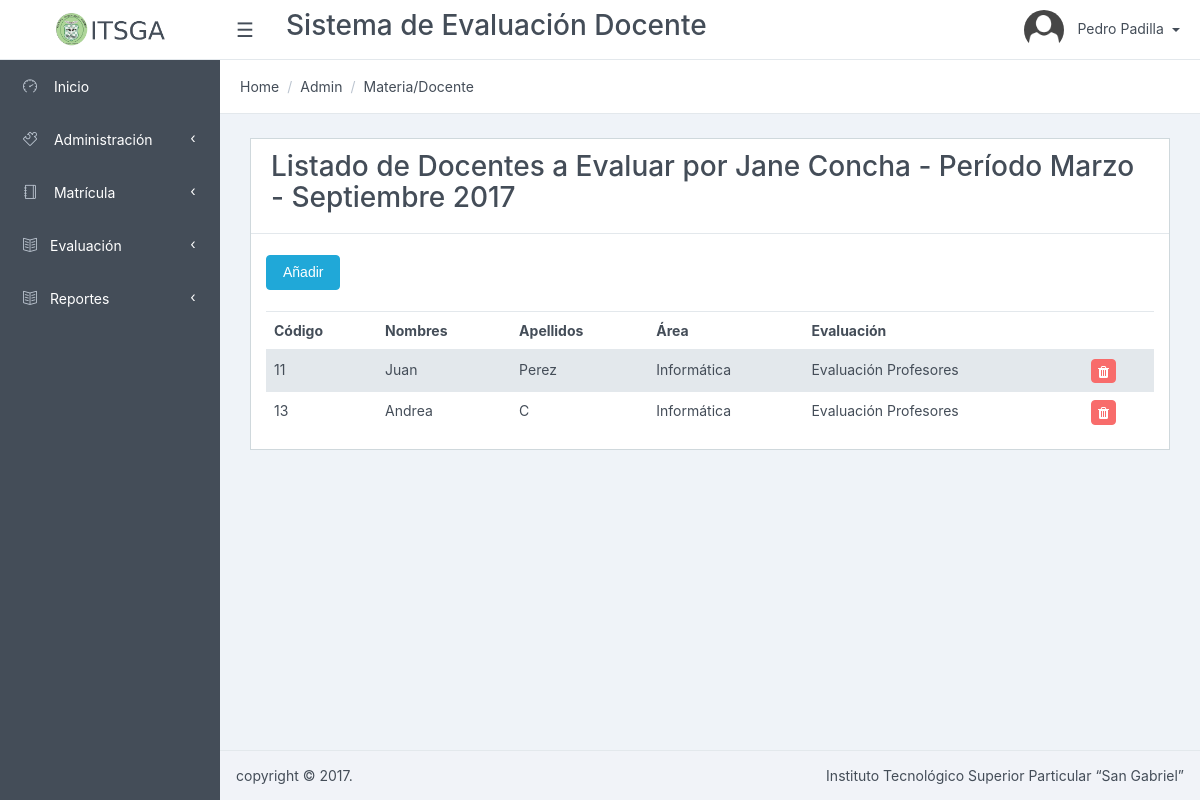
Page /Matricula/listarDocentes/5 (signed in) on the earlier database version.
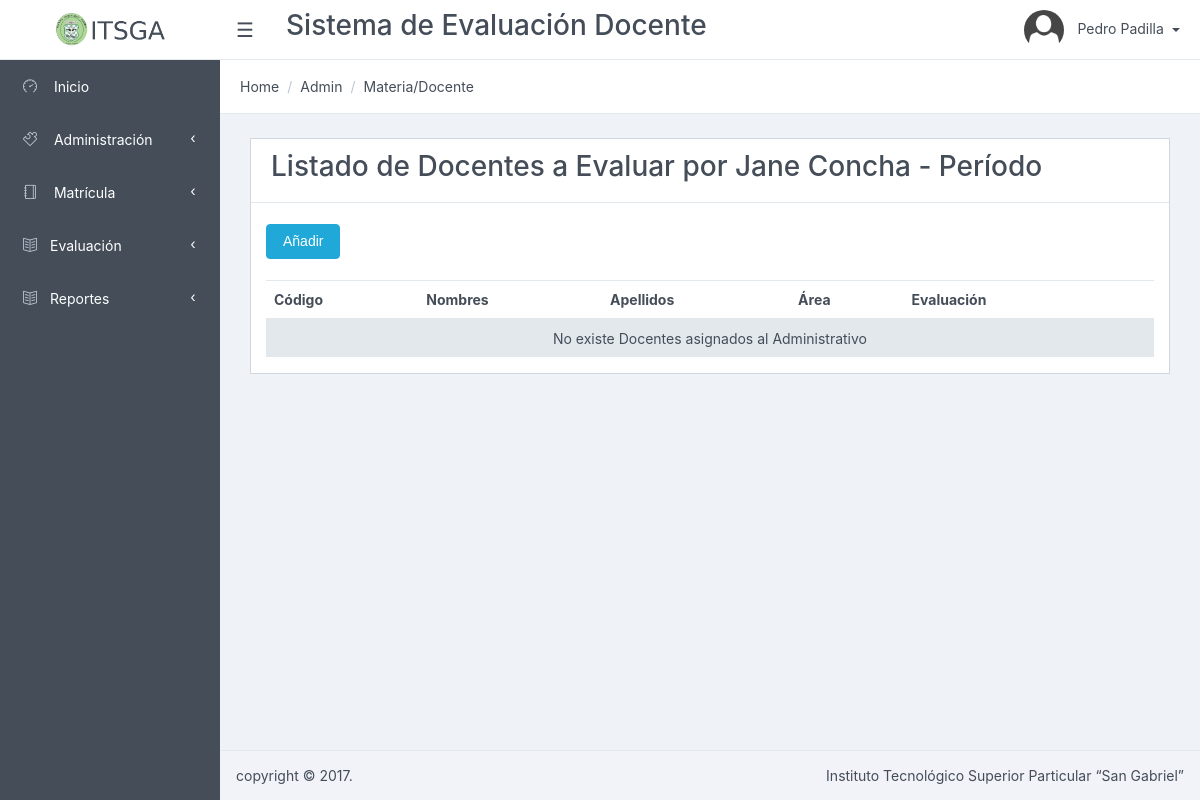
Same page on the later database version.
### tables this page shows
CREATE TABLE `periodo` (
  `periodo_id` int(11) NOT NULL AUTO_INCREMENT,
  `nombre` varchar(256) NOT NULL,
  `descripcion` varchar(512) DEFAULT NULL,
  `estado` tinyint(1) NOT NULL DEFAULT '1',
  PRIMARY KEY (`periodo_id`)
);

CREATE TABLE `usuario` (
  `usuario_id` int(11) NOT NULL AUTO_INCREMENT,
  `cedula` varchar(10) NOT NULL,
  `nombres` varchar(128) NOT NULL,
  `apellidos` varchar(128) NOT NULL,
  `password` varchar(45) NOT NULL,
  `direccion` varchar(512) DEFAULT NULL,
  `telefono` varchar(10) DEFAULT NULL,
  `celular` varchar(10) DEFAULT NULL,
  `email` varchar(512) DEFAULT NULL,
  `estado` tinyint(1) NOT NULL DEFAULT '1',
  `tipo_usuario_id` int(11) NOT NULL,
  `especialidad_id` int(11) DEFAULT NULL,
  PRIMARY KEY (`usuario_id`),
  KEY `fk_usuario_tipo_usuario` (`tipo_usuario_id`),
  CONSTRAINT `fk_usuario_tipo_usuario` FOREIGN KEY (`tipo_usuario_id`) REFERENCES `tipo_usuario` (`tipo_usuario_id`) ON DELETE NO ACTION ON UPDATE NO ACTION
);

CREATE TABLE `docente_evaluacion` (
  `docente_evaluacion_id` int(11) NOT NULL AUTO_INCREMENT,
  `administrativo_id` int(11) NOT NULL,
  `docente_id` int(11) NOT NULL,
  `evaluacion_id` int(11) NOT NULL,
  `periodo_id` int(11) NOT NULL,
  `fecha_evaluacion` date DEFAULT NULL,
  `activo` tinyint(4) NOT NULL DEFAULT '1',
  PRIMARY KEY (`docente_evaluacion_id`),
  KEY `fk_docente_evaluacion_1_idx` (`administrativo_id`),
  KEY `fk_docente_evaluacion_2_idx` (`docente_id`),
  KEY `fk_docente_evaluacion_3_idx` (`evaluacion_id`),
  KEY `fk_docente_evaluacion_4_idx` (`periodo_id`),
  CONSTRAINT `fk_docente_evaluacion_1` FOREIGN KEY (`administrativo_id`) REFERENCES `usuario` (`usuario_id`) ON DELETE NO ACTION ON UPDATE NO ACTION,
  CONSTRAINT `fk_docente_evaluacion_2` FOREIGN KEY (`docente_id`) REFERENCES `usuario` (`usuario_id`) ON DELETE NO ACTION ON UPDATE NO ACTION,
  CONSTRAINT `fk_docente_evaluacion_3` FOREIGN KEY (`evaluacion_id`) REFERENCES `evaluacion` (`evaluacion_id`) ON DELETE NO ACTION ON UPDATE NO ACTION,
  CONSTRAINT `fk_docente_evaluacion_4` FOREIGN KEY (`periodo_id`) REFERENCES `periodo` (`periodo_id`) ON DELETE NO ACTION ON UPDATE NO ACTION
);

CREATE TABLE `especialidad` (
  `especialidad_id` int(11) NOT NULL AUTO_INCREMENT,
  `nombre` varchar(256) NOT NULL,
  `seccion_id` int(11) NOT NULL,
  `descripcion` varchar(512) DEFAULT NULL,
  `estado` tinyint(1) DEFAULT '1',
  PRIMARY KEY (`especialidad_id`),
  KEY `fk_especialidad_seccion1` (`seccion_id`),
  CONSTRAINT `fk_especialidad_seccion1` FOREIGN KEY (`seccion_id`) REFERENCES `seccion` (`seccion_id`) ON DELETE NO ACTION ON UPDATE NO ACTION
);

CREATE TABLE `evaluacion` (
  `evaluacion_id` int(11) NOT NULL AUTO_INCREMENT,
  `nombre` varchar(256) NOT NULL,
  `descripcion` varchar(1024) NOT NULL,
  `estado` tinyint(1) NOT NULL DEFAULT '1',
  PRIMARY KEY (`evaluacion_id`)
);

### app/controllers/MatriculaController.php (called while the page is built, shortened)
<?php
require_once (PATH_MODELS . "/MatriculaModel.php");
class MatriculaController {
	public function listarDocentes(){
		$model = new MatriculaModel();
		$administrativo = $model->getAdministrativoById();
		$periodo = $model->getPeriodoActivo();
		$items = $model->getDocentes();
		require_once PATH_VIEWS."/Matricula/view.listDocentes.php";
	}
}

### index.php (called while the page is built, shortened)
<?php
if(isset($_GET['action'])){
	$redirect = ($_GET['action']!='')?$_GET['action']:"listar";
}
$controller = new $controllerName();
$controller->$redirect();
?>

### public/views/Matricula/index.php (called while the page is built, shortened)
<?php
require_once("../../../index.php");
?>

### app/models/MatriculaModel.php (called while the page is built, shortened)
<?php
require_once(PATH_MODELS."/BaseModel.php");
class MatriculaModel {
	public function getPeriodoActivo(){
		$model = new BaseModel();
		$sql = "select * from periodo
				where estado=1";
		return $model->execSql($sql, array(),true)[0];
	}
	public function getAdministrativoById(){
		$model = new BaseModel();
		$itemId = isset($_POST['id'])?$_POST['id']:$_GET['id'];
		$sql = "select *, usuario_id as id
				from usuario where tipo_usuario_id=4 and usuario_id=".$itemId;
		return $model->execSql($sql, array(),true)[0];
	}
	public function getDocentes()
	{
		$item = $_GET['id'];
		$model = new BaseModel();
		if($item > 0){
			$sql = "select de.docente_evaluacion_id, u.nombres, u.apellidos, e.nombre as area , ev.nombre as evaluacion
				from usuario as u
				inner join docente_evaluacion as de on de.docente_id = u.usuario_id
				inner join especialidad as e on e.especialidad_id = u.especialidad_id
				inner join periodo as p on p.periodo_id = de.periodo_id
				inner join evaluacion as ev on ev.evaluacion_id = de.evaluacion_id
				where p.estado = 1 and de.administrativo_id=".$item;
			$result = $model->execSql($sql, array(), true);
		}
		return $result;
	}
}

### app/models/BaseModel.php (called while the page is built, shortened)
<?php
class BaseModel {
	private $pdo;
	private function openConexion() {
		try {
			$this->pdo = new PDO ( 'mysql:host=' . HOSTNAME_DATABASE . ';dbname=' . DATABASE . ';charset=utf8', USERNAME, PASSWORD );
			$this->pdo->setAttribute ( PDO::ATTR_ERRMODE, PDO::ERRMODE_EXCEPTION );
		} catch ( Exception $e ) {
			die ( $e->getMessage () );
		}
	}
	private function closeConexion() {
		$this->pdo = null;
	}
	public function execSql($sql, $parameters, $list = false, $obtainId = false) {
		try {
			$stm = $this->pdo->prepare ( $sql );
			$stm->execute ( $parameters );
			if ($obtainId) {
				$result = $this->pdo->lastInsertId ();
			} else {
				if ($list) {
					$result = $stm->fetchAll ( PDO::FETCH_OBJ );
				} else {
					$result = $stm->fetch ( PDO::FETCH_OBJ );
				}
			}
		} catch ( Exception $e ) {
			die ( $e->getMessage () );
		}
		return $result;
	}
}

### public/views/Matricula/view.listDocentes.php (the view, shortened to what this page needs)
<?php include_once PATH_TEMPLATE.'/header.php';?>
<div class="card">
<div class="card-header">
    	<h3>Listado de Docentes a Evaluar por <?php echo $administrativo->nombres.' '.$administrativo->apellidos?> - Período <?php echo $periodo->nombre;?></h3>
</div>
<form id="frmItem" method="post" action="../guardar/">
	<br>
	<div class="col-lg-12">
		 <button type="button" data-id="<?php echo $administrativo->id;?>" class="btn btn-primary" data-toggle="modal" data-target="#myModal">
          	Añadir
         </button>
	</div>
	<br>
	<div class="form-group col-sm-12">
		<table class="table table-striped" id="dataTables-example">
			<thead>
				<tr>
					<th>Código</th>
					<th>Nombres</th>
					<th>Apellidos</th>
					<th>Área</th>
					<th>Evaluaci&oacute;n</th>
					<th></th>
				</tr>
			</thead>
    		<tbody>
		    		<?php
						if(count($items)>0){
							foreach ($items as $item){
							$id = $item->docente_evaluacion_id. '-'.$administrativo->id;
								?>
					<tr><td><?php echo $item->docente_evaluacion_id;?></td>
						<td><?php echo $item->nombres;?></td>
						<td><?php echo $item->apellidos;?></td>
						<td><?php echo $item->area;?></td>
						<td><?php echo $item->evaluacion;?></td>
						<td><?php echo "<a href='javascript:if(confirm(\"Est\u00e1 seguro que desea eliminar el elemento seleccionado?\")){redirect2(\"$id\");}' class='btn btn-danger btn-sm' title='Eliminar'><i class='fa fa-trash'></i></a>"?>
						</td>
					<?php 	}
						}else{?>
					<tr><td colspan="6" align="center">No existe Docentes asignados al Administrativo</td></tr>
					<?php }?>
			</tbody>
		</table>
	</div>
</form>
<?php include_once PATH_TEMPLATE.'/footer.php';?>
<link href="<?php echo PATH_CSS; ?>/dataTables.bootstrap.css" rel="stylesheet">
<link href="<?php echo PATH_CSS; ?>/bootstrapValidator.min.css" rel="stylesheet">
</body>
</html>

Differences in the rows shown:
removed periodo: nombre "Marzo - Septiembre 2017"
no longer on this page (row unchanged): usuario: docente_evaluacion.docente_evaluacion_id "11", nombres "Juan", apellidos "Perez", especialidad.nombre "Informática", evaluacion.nombre "Evaluación Profesores"
no longer on this page (row unchanged): usuario: docente_evaluacion.docente_evaluacion_id "13", nombres "Andrea", apellidos "C", especialidad.nombre "Informática", evaluacion.nombre "Evaluación Profesores"
Other differences:
text now shown: "No existe Docentes asignados al Administrativo"
